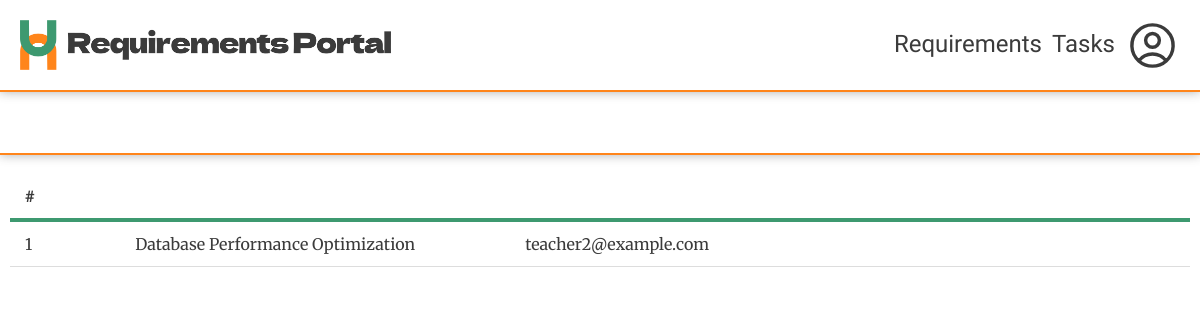
The app's page /task/index.php (signed in) with its own data.
### tables this page shows
CREATE TABLE IF NOT EXISTS tasks (
    id INT AUTO_INCREMENT PRIMARY KEY,
    title VARCHAR(100) NOT NULL,
    user_group ENUM('5','6','7') DEFAULT '5',
    user_id INT NOT NULL,
    created_at TIMESTAMP DEFAULT CURRENT_TIMESTAMP,
    FOREIGN KEY (user_id) REFERENCES users(id) ON DELETE CASCADE
);

CREATE TABLE IF NOT EXISTS users (
    id INT AUTO_INCREMENT PRIMARY KEY,
    username VARCHAR(50) NOT NULL UNIQUE,
    email VARCHAR(100) NOT NULL UNIQUE,
    password VARCHAR(255) NOT NULL,
    user_group ENUM('teacher', '5','6','7') NOT NULL DEFAULT '5',
    created_at TIMESTAMP DEFAULT CURRENT_TIMESTAMP
);

### app/database/DatabaseConnection.php (called while the page is built, shortened)
<?php
require_once __DIR__ . '/DatabaseBootstrapper.php';
class DatabaseConnection {
    private static $instance = null;
    private $connection;
    private function __construct() {
        try {
            $dsn = "mysql:host=" . DB_HOST . ";charset=utf8mb4";
            $tempConn = new PDO($dsn, DB_USER, DB_PASS);
            $tempConn->setAttribute(PDO::ATTR_ERRMODE, PDO::ERRMODE_EXCEPTION);
            $bootstrapper = new DatabaseBootstrapper($tempConn);
            $dsn = "mysql:host=" . DB_HOST . ";dbname=" . DB_NAME . ";charset=utf8mb4";
            $this->connection = new PDO($dsn, DB_USER, DB_PASS);
            $this->connection->setAttribute(PDO::ATTR_ERRMODE, PDO::ERRMODE_EXCEPTION);
        } catch (PDOException $e) {
            die("Database connection failed: " . $e->getMessage());
        }
    }
    public static function getInstance() {
        if (!self::$instance) {
            self::$instance = new DatabaseConnection();
        }
        return self::$instance;
    }
    public function getConnection() {
        return $this->connection;
    }
}

### app/database/DatabaseBootstrapper.php (called while the page is built, shortened)
<?php
class DatabaseBootstrapper
{
    public function __construct($connection)
    {
        $this->conn = $connection;
    }
    private function needsInitialization()
    {
        try {
            return false;
        } catch (PDOException $e) {
            return true;
        }
    }
}

### app/services/TaskService.php (called while the page is built, shortened)
<?php
require_once __DIR__ . '/../database/DatabaseConnection.php';
class TaskService
{
    private static $instance = null;
    public static function getInstance()
    {
        if (self::$instance == null) {
            self::$instance = new TaskService();
        }
        return self::$instance;
    }
    private $db;
    private function __construct()
    {
        $this->db = DatabaseConnection::getInstance()->getConnection();
    }
    public function getTasks($user_group = "")
    {
        try {
            $sql = "SELECT t.*, u.email,
                    (SELECT COUNT(*) FROM `taskRequirements` WHERE task_id = t.id AND status = 'in_progress') AS pendingCount,
                    (SELECT COUNT(*) FROM `taskRequirements` WHERE task_id = t.id AND status = 'complete') AS completedCount
                FROM `tasks` t
                LEFT JOIN `users` u ON t.user_id = u.id";
            if ($user_group) {
                $sql .= " WHERE t.user_group = '" . $user_group . "'";
            }
            $stmt = $this->db->query($sql);
            $result = $stmt->fetchAll();
            return $result;
        } catch (Exception $e) {
            throw new Exception(($translations['error'] ?? 'Error') . ': ' . $e->getMessage());
        }
    }
}
?>

### public/task/index.php (the view, shortened to what this page needs)
<?php
$authUser = $_SESSION['auth_user'];
require_once __DIR__ . '/../../app/services/TaskService.php';
$taskService = TaskService::getInstance();
$tasks = array();
try {
    $tasks = $taskService->getTasks(
        $authUser['user_group'] === 'teacher' ? '' : $authUser['user_group'],
    );
} catch (Exception $e) {
    $tasksError = $e->getMessage();
}
?>
<?php require_once __DIR__ . '/../common/header.php'; ?>
<div class="title-container">
</div>
<div class="content">
    <table class="task-table">
        <thead>
            <tr>
                <th>#</th>
                <th><?= $translations['title']; ?></th>
                <th><?= $translations['creator']; ?></th>
                <th><?= $translations['status']; ?></th>
            </tr>
        </thead>
        <tbody id="tasksBody">
            <?php foreach ($tasks as $idx => $task): ?>
                <tr class="task-entry" data-id="<?= $task['id']; ?>">
                    <td>
                        <?= $idx + 1 ?>
                    </td>
                    <td class="title">
                        <?= $task['title']; ?>
                    </td>
                    <td>
                        <?= $task['email']; ?>
                    </td>
                    <td>
                    </td>
                </tr>
            <?php endforeach; ?>
        </tbody>
    </table>
    <p class="no-rows">
    </p>
</div>
<?php require_once __DIR__ . '/../common/footer.php'; ?>

### public/assets/css/main.css (style rules this page uses)
body { --main-color: #007bff; --main-color-secondary: #0056b3; --main-color-opaque: rgba(0, 123, 255, 0.3); --orange: #ff851b; --orange-secondary: #e67312; --green: #3d9970; --green-secondary: #358f61; --danger: #ff0000; --danger-secondary: #b70808; --white: #fff; --off-white: #fff; --text: #3b3b3b; --gray-1: #333; --gray-2: #666; --gray-3: #ddd; --gray-4: #ddd; --gray-5: #f4f4f4; --gray-6: #f9f9f9; --gray-7: #f1f1f1; --gray-8: #f4f4f9; --black: black; --black-opaque: rgba(0, 0, 0, 0.1); font-family: "Merriweather", serif; margin: 0; padding: 0; background-color: var(--off-white); color: var(--text); }
table { width: 100%; border-collapse: collapse; margin: 20px 0; font-size: 16px; text-align: left; }
th, td { padding: 12px 15px; border-bottom: 1px solid var(--gray-3); border-top: 1px solid var(--gray-3); flex: 1; }
td.title { width: 30vw; }
th { font-weight: bold; border: none; border-bottom: 4px solid var(--green); font-family: "Dela Gothic One", serif; }
.title-container { display: flex; justify-content: space-between; align-items: center; color: var(--text); }
.title-container:not(.secondary) { position: sticky; top: 90px; background: white; z-index: 1; margin: -10px -10px 10px; padding: 10px; border-bottom: 2px solid var(--orange); box-shadow: 0px 0px 10px 0px rgba(59, 59, 59, .4); }
.no-rows { text-align: center; padding: 50px 0; font-style: italic; }

### records on screen
tasks: title "Database Performance Optimization", user.email "teacher2@example.com"

### other values on screen
$translations['requirements'] "Requirements"
$translations['tasks'] "Tasks"
